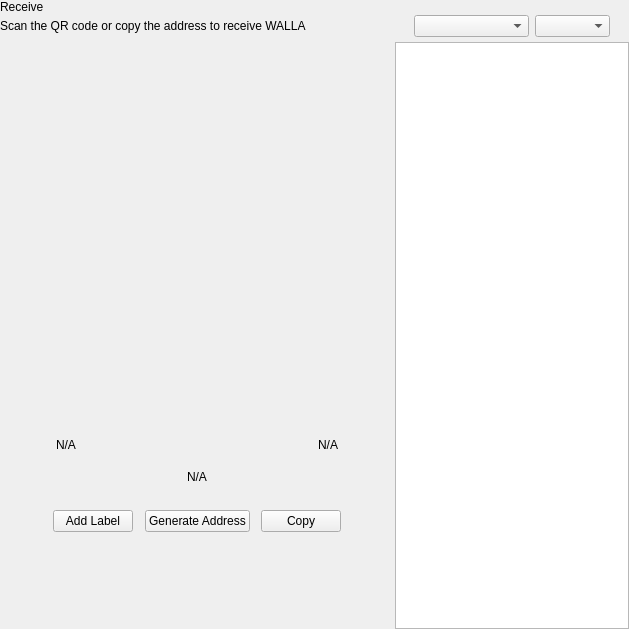
<?xml version="1.0" encoding="UTF-8"?>
<ui version="4.0">
 <class>ReceiveWidget</class>
 <widget class="QWidget" name="ReceiveWidget">
  <property name="geometry">
   <rect>
    <x>0</x>
    <y>0</y>
    <width>629</width>
    <height>629</height>
   </rect>
  </property>
  <property name="minimumSize">
   <size>
    <width>0</width>
    <height>0</height>
   </size>
  </property>
  <property name="windowTitle">
   <string>Form</string>
  </property>
  <layout class="QHBoxLayout" name="horizontalLayout_2" stretch="2,1">
   <property name="spacing">
    <number>0</number>
   </property>
   <property name="leftMargin">
    <number>0</number>
   </property>
   <property name="topMargin">
    <number>0</number>
   </property>
   <property name="rightMargin">
    <number>0</number>
   </property>
   <property name="bottomMargin">
    <number>0</number>
   </property>
   <item>
    <widget class="QWidget" name="left" native="true">
     <layout class="QVBoxLayout" name="verticalLayout_3">
      <property name="leftMargin">
       <number>0</number>
      </property>
      <property name="topMargin">
       <number>0</number>
      </property>
      <property name="rightMargin">
       <number>0</number>
      </property>
      <property name="bottomMargin">
       <number>0</number>
      </property>
      <item>
       <layout class="QVBoxLayout" name="verticalLayout_2">
        <property name="spacing">
         <number>0</number>
        </property>
        <property name="leftMargin">
         <number>0</number>
        </property>
        <item>
         <layout class="QHBoxLayout" name="horizontalLayout_3">
          <property name="spacing">
           <number>0</number>
          </property>
          <item>
           <layout class="QVBoxLayout" name="verticalLayout_4">
            <property name="spacing">
             <number>5</number>
            </property>
            <item>
             <widget class="QLabel" name="labelTitle">
              <property name="text">
               <string>Receive</string>
              </property>
             </widget>
            </item>
            <item alignment="Qt::AlignTop">
             <widget class="QLabel" name="labelSubtitle1">
              <property name="text">
               <string>Scan the QR code or copy the address to receive WALLA</string>
              </property>
             </widget>
            </item>
           </layout>
          </item>
          <item>
           <spacer name="horizontalSpacer">
            <property name="orientation">
             <enum>Qt::Horizontal</enum>
            </property>
            <property name="sizeHint" stdset="0">
             <size>
              <width>40</width>
              <height>20</height>
             </size>
            </property>
           </spacer>
          </item>
         </layout>
        </item>
        <item>
         <spacer name="verticalSpacer_2">
          <property name="orientation">
           <enum>Qt::Vertical</enum>
          </property>
          <property name="sizeType">
           <enum>QSizePolicy::Expanding</enum>
          </property>
          <property name="sizeHint" stdset="0">
           <size>
            <width>20</width>
            <height>50</height>
           </size>
          </property>
         </spacer>
        </item>
        <item alignment="Qt::AlignHCenter">
         <widget class="QWidget" name="layoutQR" native="true">
          <property name="maximumSize">
           <size>
            <width>510</width>
            <height>16777215</height>
           </size>
          </property>
          <layout class="QVBoxLayout" name="verticalLayoutQr">
           <item>
            <spacer name="verticalSpacer11">
             <property name="orientation">
              <enum>Qt::Vertical</enum>
             </property>
             <property name="sizeType">
              <enum>QSizePolicy::Fixed</enum>
             </property>
             <property name="sizeHint" stdset="0">
              <size>
               <width>20</width>
               <height>20</height>
              </size>
             </property>
            </spacer>
           </item>
           <item alignment="Qt::AlignHCenter">
            <widget class="QLabel" name="labelQrImg">
             <property name="minimumSize">
              <size>
               <width>260</width>
               <height>260</height>
              </size>
             </property>
             <property name="maximumSize">
              <size>
               <width>260</width>
               <height>260</height>
              </size>
             </property>
             <property name="text">
              <string/>
             </property>
             <property name="alignment">
              <set>Qt::AlignCenter</set>
             </property>
            </widget>
           </item>
           <item>
            <spacer name="verticalSpacer_21">
             <property name="orientation">
              <enum>Qt::Vertical</enum>
             </property>
             <property name="sizeType">
              <enum>QSizePolicy::Fixed</enum>
             </property>
             <property name="sizeHint" stdset="0">
              <size>
               <width>20</width>
               <height>30</height>
              </size>
             </property>
            </spacer>
           </item>
           <item>
            <widget class="QWidget" name="widget" native="true">
             <property name="minimumSize">
              <size>
               <width>0</width>
               <height>0</height>
              </size>
             </property>
             <layout class="QHBoxLayout" name="horizontalLayout_5">
              <item>
               <widget class="QLabel" name="labelLabel">
                <property name="text">
                 <string notr="true">N/A</string>
                </property>
               </widget>
              </item>
              <item>
               <spacer name="horizontalSpacer_2">
                <property name="orientation">
                 <enum>Qt::Horizontal</enum>
                </property>
                <property name="sizeHint" stdset="0">
                 <size>
                  <width>141</width>
                  <height>20</height>
                 </size>
                </property>
               </spacer>
              </item>
              <item>
               <widget class="QLabel" name="labelDate">
                <property name="text">
                 <string notr="true">N/A</string>
                </property>
                <property name="alignment">
                 <set>Qt::AlignRight|Qt::AlignTrailing|Qt::AlignVCenter</set>
                </property>
               </widget>
              </item>
             </layout>
            </widget>
           </item>
           <item>
            <widget class="QLabel" name="labelAddress">
             <property name="sizePolicy">
              <sizepolicy hsizetype="Expanding" vsizetype="Preferred">
               <horstretch>0</horstretch>
               <verstretch>0</verstretch>
              </sizepolicy>
             </property>
             <property name="minimumSize">
              <size>
               <width>300</width>
               <height>0</height>
              </size>
             </property>
             <property name="text">
              <string notr="true">N/A</string>
             </property>
             <property name="alignment">
              <set>Qt::AlignCenter</set>
             </property>
            </widget>
           </item>
           <item>
            <spacer name="verticalSpacer_4">
             <property name="orientation">
              <enum>Qt::Vertical</enum>
             </property>
             <property name="sizeType">
              <enum>QSizePolicy::Fixed</enum>
             </property>
             <property name="sizeHint" stdset="0">
              <size>
               <width>20</width>
               <height>20</height>
              </size>
             </property>
            </spacer>
           </item>
           <item>
            <layout class="QHBoxLayout" name="horizontalLayout_4">
             <item alignment="Qt::AlignHCenter">
              <widget class="QPushButton" name="pushButtonLabel">
               <property name="focusPolicy">
                <enum>Qt::NoFocus</enum>
               </property>
               <property name="text">
                <string>Add Label</string>
               </property>
              </widget>
             </item>
             <item alignment="Qt::AlignHCenter">
              <widget class="QPushButton" name="pushButtonNewAddress">
               <property name="focusPolicy">
                <enum>Qt::NoFocus</enum>
               </property>
               <property name="text">
                <string>Generate Address</string>
               </property>
              </widget>
             </item>
             <item alignment="Qt::AlignHCenter">
              <widget class="QPushButton" name="pushButtonCopy">
               <property name="focusPolicy">
                <enum>Qt::NoFocus</enum>
               </property>
               <property name="text">
                <string>Copy</string>
               </property>
              </widget>
             </item>
            </layout>
           </item>
           <item>
            <spacer name="verticalSpacer_3">
             <property name="orientation">
              <enum>Qt::Vertical</enum>
             </property>
             <property name="sizeType">
              <enum>QSizePolicy::Expanding</enum>
             </property>
             <property name="sizeHint" stdset="0">
              <size>
               <width>20</width>
               <height>20</height>
              </size>
             </property>
            </spacer>
           </item>
          </layout>
         </widget>
        </item>
        <item>
         <spacer name="verticalSpacer">
          <property name="orientation">
           <enum>Qt::Vertical</enum>
          </property>
          <property name="sizeHint" stdset="0">
           <size>
            <width>20</width>
            <height>40</height>
           </size>
          </property>
         </spacer>
        </item>
       </layout>
      </item>
     </layout>
    </widget>
   </item>
   <item>
    <widget class="QWidget" name="right" native="true">
     <layout class="QVBoxLayout" name="verticalLayout_5">
      <property name="spacing">
       <number>0</number>
      </property>
      <property name="leftMargin">
       <number>1</number>
      </property>
      <property name="topMargin">
       <number>0</number>
      </property>
      <property name="rightMargin">
       <number>0</number>
      </property>
      <property name="bottomMargin">
       <number>0</number>
      </property>
      <item>
       <layout class="QVBoxLayout" name="container_right">
        <property name="spacing">
         <number>0</number>
        </property>
        <property name="leftMargin">
         <number>0</number>
        </property>
        <property name="rightMargin">
         <number>0</number>
        </property>
        <item>
         <layout class="QVBoxLayout" name="verticalLayout">
          <property name="spacing">
           <number>6</number>
          </property>
          <property name="leftMargin">
           <number>19</number>
          </property>
          <property name="rightMargin">
           <number>19</number>
          </property>
          <item>
           <widget class="OptionButton" name="btnRequest" native="true"/>
          </item>
          <item>
           <widget class="OptionButton" name="btnMyAddresses" native="true">
            <property name="sizePolicy">
             <sizepolicy hsizetype="Preferred" vsizetype="Minimum">
              <horstretch>0</horstretch>
              <verstretch>0</verstretch>
             </sizepolicy>
            </property>
           </widget>
          </item>
         </layout>
        </item>
        <item>
         <widget class="QWidget" name="sortWidget" native="true">
          <layout class="QHBoxLayout" name="horizontalLayout_6">
           <property name="leftMargin">
            <number>19</number>
           </property>
           <property name="rightMargin">
            <number>19</number>
           </property>
           <property name="bottomMargin">
            <number>5</number>
           </property>
           <item>
            <spacer name="horizontalSpacer_3">
             <property name="orientation">
              <enum>Qt::Horizontal</enum>
             </property>
             <property name="sizeHint" stdset="0">
              <size>
               <width>40</width>
               <height>20</height>
              </size>
             </property>
            </spacer>
           </item>
           <item>
            <widget class="QComboBox" name="comboBoxSort">
             <property name="sizePolicy">
              <sizepolicy hsizetype="Preferred" vsizetype="Fixed">
               <horstretch>0</horstretch>
               <verstretch>0</verstretch>
              </sizepolicy>
             </property>
             <property name="minimumSize">
              <size>
               <width>115</width>
               <height>0</height>
              </size>
             </property>
            </widget>
           </item>
           <item>
            <widget class="QComboBox" name="comboBoxSortOrder">
             <property name="sizePolicy">
              <sizepolicy hsizetype="Preferred" vsizetype="Fixed">
               <horstretch>0</horstretch>
               <verstretch>0</verstretch>
              </sizepolicy>
             </property>
             <property name="minimumSize">
              <size>
               <width>75</width>
               <height>0</height>
              </size>
             </property>
            </widget>
           </item>
          </layout>
         </widget>
        </item>
        <item>
         <widget class="QListView" name="listViewAddress"/>
        </item>
       </layout>
      </item>
     </layout>
    </widget>
   </item>
  </layout>
 </widget>
 <customwidgets>
  <customwidget>
   <class>OptionButton</class>
   <extends>QWidget</extends>
   <header>qt/pivx/optionbutton.h</header>
   <container>1</container>
  </customwidget>
 </customwidgets>
 <resources/>
 <connections/>
</ui>
